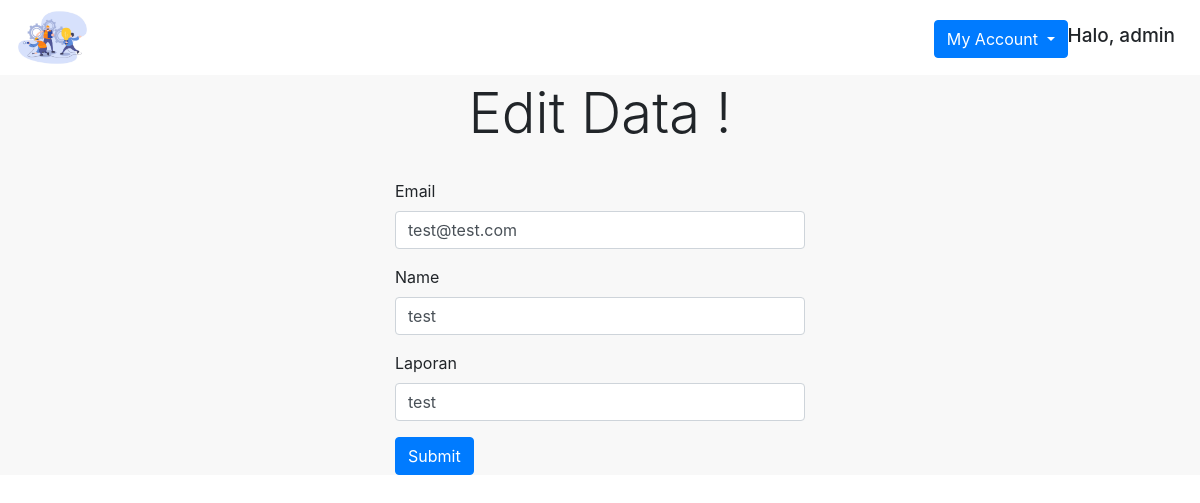
Screenshot of /edit_laporan.php?id=1 (signed in) with the database file from the repository.
### tables this page shows
CREATE TABLE `laporan` (
  `id` int(10) NOT NULL,
  `email` varchar(50) NOT NULL,
  `nama` varchar(100) NOT NULL,
  `laporan` varchar(300) NOT NULL
);

### edit_laporan.php (the view, shortened to what this page needs)
<?php
include("config.php");
?>
<?php
$id = $_GET['id'];
$result2 = mysqli_query($mysqli, "SELECT * FROM laporan WHERE id=$id");
$data = mysqli_fetch_assoc($result2);
$nama = $data['nama'];
$email = $data['email'];
$laporan = $data['laporan'];
?>
<!DOCTYPE html>
<html>
<head>
    <link rel="stylesheet" href="https://cdn.jsdelivr.net/npm/bootstrap@4.5.3/dist/css/bootstrap.min.css"
>
    <link rel="stylesheet" type="text/css" href="style.css">
</head>
<body>
    <div class="top container-fluid fixed-top ">
        <img class="logo_navbar" src="gambar\logo.png">
        <div class="dropdown">
            <h5 class="halo">Halo, <?= $_SESSION['nama']; ?></h5>
            <a class="btn btn-primary dropdown-toggle" href="#" role="button" id="dropdownMenuLink"
                data-toggle="dropdown" aria-haspopup="true" aria-expanded="false">
                My Account
            </a>
        </div>
    </div>
    <div class="isi_body">
        <h1 style="text-align: center;" class="display-4"> Edit Data !</h1>
        <div class="container">
            <br>
            <form method="post" action="" style=" margin-left: 350px; margin-right: 350px;">
                <div class="form-group">
                    <label for="email">Email</label>
                    <input type="email" class="form-control" name="email" value=<?php echo $email; ?>>
                </div>
                <div class="form-group">
                    <label for="name">Name</label>
                    <input type="text" class="form-control" name="nama" value=<?php echo $nama; ?>>
                </div>
                <div class="form-group">
                    <label for="laporan">Laporan</label>
                    <input type="text" class="form-control" name="laporan" value=<?php echo $laporan; ?>>
                </div>
                <button type="Submit" class="btn btn-primary" name="update" value="Update">Submit</button>
            </form>
        </div>
    </div>
</body>
</html>

### style.css (style rules this page uses)
.top { background-color:white; }
.dropdown { float: right; margin-top: 20px; }
.halo { float: right; margin-top: 5px; padding-right: 10px; text-align: right; font-size: 19px; }
.logo_navbar { width: 75px; height: 75px; }
.isi_body { background-color:#F8F8F8; margin-top: 60px; padding-top: 20px; }

### rows the page displays
laporan: email "test@test.com", nama "test", laporan "test"

### other values shown
$_SESSION['nama'] "admin"
